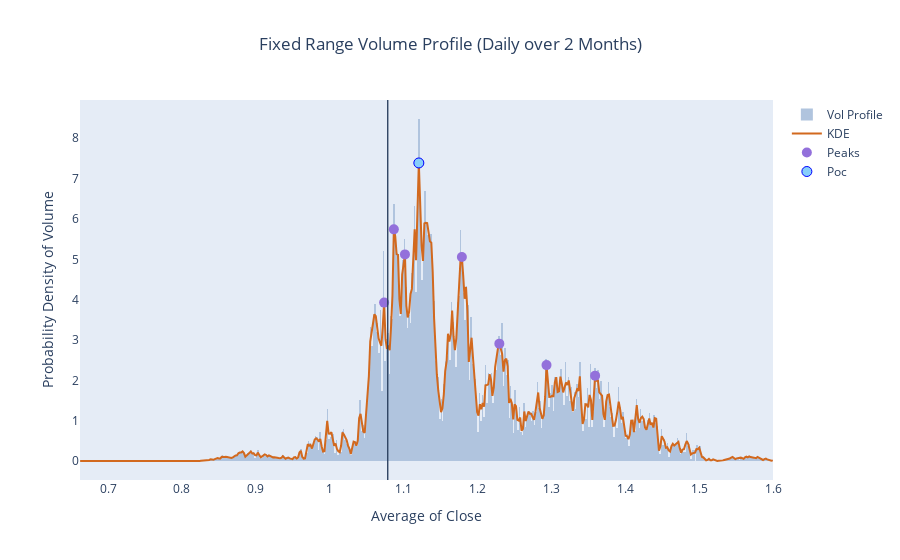

The notebook cell saved with this chart:
### Code cell
def get_volume_profile(data):

        '''
        Fundamentals:

        * This function measure the probability density of a event fall into the corresponding bin getting peaks and vallyes of the gaussian funtion. 
        * Is used as measure of frequency of price reached which is result of *probability density*, 
        the area of each bar corresponds to the probability that an event will fall into the corresponding bin (here, the sum of all bin AREAS equals 1).
        Once histogram can lead to a perfect and accurate detection of peaks and vallyes due bins is applied kernel density estimation.
        * Kernel density estimation is a way to estimate the probability density function (PDF) of a random variable in a non-parametric way. 
        gaussian_kde works for both uni-variate and multi-variate data.
        * The strategy is to act in High Volume Nodes, "where the volume is high is where the price moves out" 
        
        Conditions:

        __kde_factor__ : [0;1], the highest he value the smooth the line of p.density of volume and less peaks and valleys are detected. 
        Is used a default of 0.02 for daily analizes and 0.04 for weekly analizes, this values are choosed by testing several values until get the most relaible.   
        https://aakinshin.net/posts/kde-bw/
        '''

        current_close_value = data.tail(1).close.iloc[0]
        
        # Daily 
        kde_factor = .01 #.02
        step = 500
        kde = stats.gaussian_kde(data.close, weights=data.volume, bw_method=kde_factor)
        xr = np.linspace(data.close.min(), data.close.max(),step)
        kdy = kde(xr)

        # Find Peaks of the distribution
        peaks, _ = find_peaks(kdy, prominence=1)

        close_avg_peak = xr[peaks]
        volume_pd_peak = kdy[peaks]
        
        peak_df = pd.DataFrame({'close_avg': close_avg_peak, 'volume_prob_d': volume_pd_peak})


        peak_df = peak_df.sort_values(by='close_avg', ascending=True)
        peak_df.reset_index(inplace=True, drop=True)

        peak_df['peakvall_order'] = peak_df['close_avg'].rank(method='first')
        peak_df['poc_order'] = peak_df['volume_prob_d'].rank(method='first', ascending=False)


        # VIZUALIZATION
        # FRVP daily chart
        fig = go.Figure()
        fig.add_trace(go.Histogram(name='Vol Profile',
                                x=data.close,  ## Ver porque é que não se usa resultados em vez dos dados
                                y=data.volume, 
                                nbinsx=step, 
                                histfunc='sum', 
                                histnorm='probability density', #'density', #'percent', #'probability', #'probability density',
                                marker_color='#B0C4DE'))
                        
        fig.add_trace(go.Scatter(name='KDE',
                                x=xr, 
                                y=kdy, 
                                mode='lines', 
                                marker_color='#D2691E'))

        fig.add_trace(go.Scatter(name="Peaks", x=close_avg_peak, y=volume_pd_peak, 
                                mode='markers', 
                                marker=dict(size=10, color="MediumPurple")))

        fig.add_trace(go.Scatter(name="Poc", 
                                x=peak_df[peak_df['poc_order'] == 1].close_avg, 
                                y=peak_df[peak_df['poc_order'] == 1].volume_prob_d, 
                                mode='markers',
                                text=[peak_df[peak_df['poc_order'] == 1].poc_order],
                                marker=dict(color='LightSkyBlue',
                                                size=10,
                                                line=dict(color='blue',
                                                        width=1)))
        )

        fig.update_layout(
                title=dict(text='Fixed Range Volume Profile (Daily over 2 Months)', x=0.5),
                xaxis_title="Average of Close",
                yaxis_title="Probability Density of Volume",
                xaxis=dict(zeroline=False, showgrid=False), 
                yaxis=dict(zeroline=False, showgrid=False)
                )

        fig.add_vrect(name="Current Close Price",
                        x0=current_close_value,
                        x1=current_close_value,
                        fillcolor='orange',
                        opacity=1,
                        line_width=1
                        )
        
        # fig.add_vrect(name="Support Line",
        #                 x0=support,
        #                 x1=support,
        #                 fillcolor='orange',
        #                 opacity=1,
        #                 line_width=3
        #                 )
        
        # fig.add_vrect(name="Resistence Line",
        #                 x0=resistence,
        #                 x1=resistence,
        #                 fillcolor='orange',
        #                 opacity=1,
        #                 line_width=3
        #                 )
        
        fig.show()

        return peak_df

get_volume_profile(data)

### Figure 1 — Plotly figure (JSON) as saved in the notebook; plotly's stock layout.template omitted (floating-point values rounded to 4 significant figures; data arrays with more than 128 entries replaced by an {"elided": "..."} marker saying what was removed)
{"data": [{"histfunc": "sum", "histnorm": "probability density", "marker": {"color": "#B0C4DE"}, "name": "Vol Profile", "nbinsx": 500, "type": "histogram", "x": {"elided": "10000 float values"}, "y": {"elided": "10000 int values"}}, {"marker": {"color": "#D2691E"}, "mode": "lines", "name": "KDE", "type": "scatter", "x": {"elided": "500 float values"}, "y": {"elided": "500 float values"}}, {"marker": {"color": "MediumPurple", "size": 10}, "mode": "markers", "name": "Peaks", "type": "scatter", "x": [1.074, 1.087, 1.102, 1.121, 1.179, 1.23, 1.293, 1.359], "y": [3.927, 5.742, 5.122, 7.388, 5.057, 2.909, 2.378, 2.116]}, {"marker": {"color": "LightSkyBlue", "line": {"color": "blue", "width": 1}, "size": 10}, "mode": "markers", "name": "Poc", "text": ["3    1.0\nName: poc_order, dtype: float64"], "type": "scatter", "x": [1.121], "y": [7.388]}], "layout": {"shapes": [{"fillcolor": "orange", "line": {"width": 1}, "name": "Current Close Price", "opacity": 1, "type": "rect", "x0": 1.079, "x1": 1.079, "xref": "x", "y0": 0, "y1": 1, "yref": "y domain"}], "title": {"text": "Fixed Range Volume Profile (Daily over 2 Months)", "x": 0.5}, "xaxis": {"showgrid": false, "title": {"text": "Average of Close"}, "zeroline": false}, "yaxis": {"showgrid": false, "title": {"text": "Probability Density of Volume"}, "zeroline": false}}}
